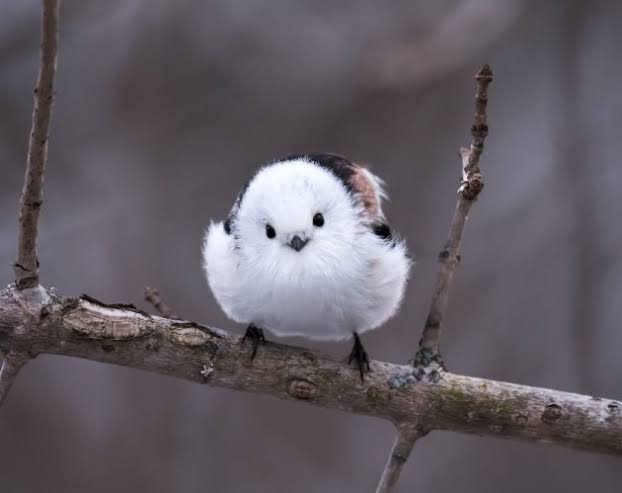
#> input picture PostLab_3/bird2.jpg, 622 x 493 px
$ python prac_2.py
#> lines starting #> are read from the running program, lines starting #| are printed output that depends on the picture
import cv2
img = cv2.imread("bird2.jpg")
#> img is the input picture: shape (493, 622, 3); mean B, G, R 98.9, 91, 97.8
t_lower = 100
t_upper = 200
aperture_size = 5
edge = cv2.Canny(img, t_lower, t_upper,
 apertureSize=aperture_size)
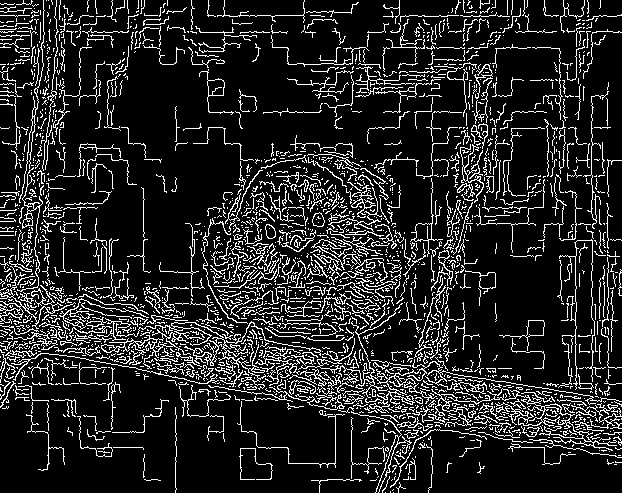
#> edge: shape (493, 622); 14.3% white in thin lines or dots
cv2.imshow('original CS25D010', img)
cv2.imshow('edge CS25D010', edge)
cv2.waitKey(0)
cv2.destroyAllWindows()

$ run again, with PostLab_3/bird.jpg copied over PostLab_3/bird2.jpg
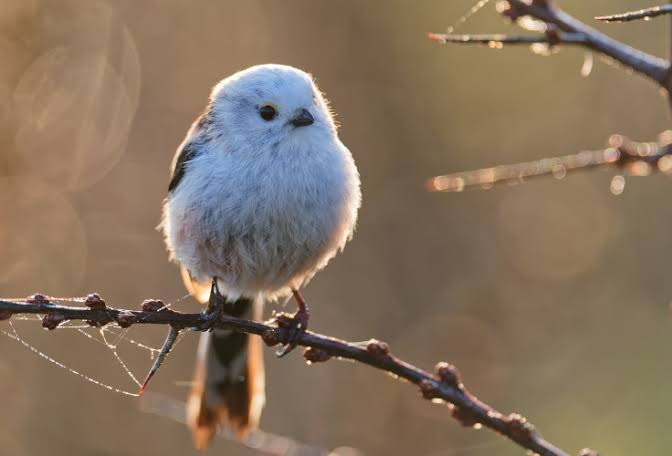
#> input picture PostLab_3/bird.jpg, 672 x 456 px
#> img is the input picture: shape (456, 672, 3); mean B, G, R 94.6, 114.2, 133.7
#> `edge = cv2.Canny(img, t_lower, t_upper, apertureSize=aperture_size)`:
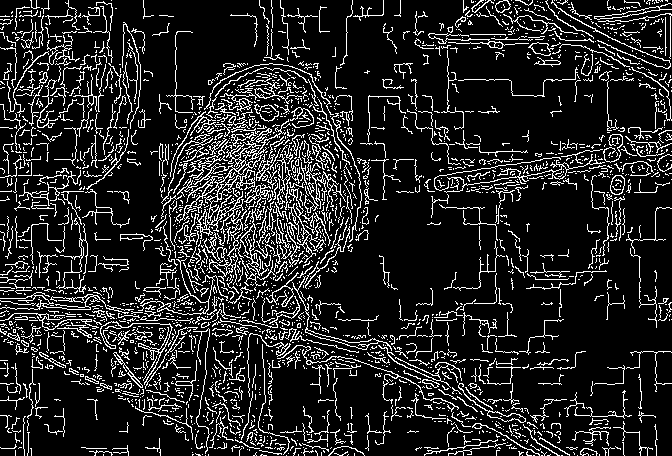
#> edge: shape (456, 672); 14.2% white in thin lines or dots
